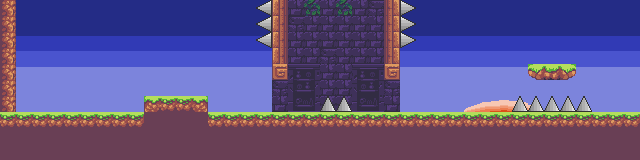

Below is a game level as drawn by its tile map, then a one-line description and the .tmx that defines it (tile-layer data replaced by summaries):
An orthogonal 40x10 tile map with 16x16 px tiles, 4 tile layers (backgroundLayer, collideLayer, foregroundLayer, spikeLayer), 4 tilesets and 3 objects (player).

<map version="1.0" tiledversion="1.1.6" orientation="orthogonal" renderorder="right-down" width="40" height="10" tilewidth="16" tileheight="16" infinite="0" nextobjectid="3">
 <tileset firstgid="1" name="landscape-tileset" tilewidth="16" tileheight="16" tilecount="165" columns="15">
  <properties>
   <property name="collides" type="bool" value="true" />
  </properties>
  <image source="landscape-tileset.png" width="240" height="176" />
  <tile id="0">
   <properties>
    <property name="collides" type="bool" value="true" />
   </properties>
  </tile>
  <tile id="1">
   <properties>
    <property name="collides" type="bool" value="true" />
   </properties>
   <objectgroup draworder="index">
    <object id="1" x="0" y="16">
     <properties>
      <property name="collides" type="bool" value="true" />
     </properties>
     <polygon points="0,0 0,-16 16,-16 16,0" />
    </object>
   </objectgroup>
  </tile>
  <tile id="2">
   <properties>
    <property name="collides" type="bool" value="true" />
   </properties>
  </tile>
  <tile id="15">
   <properties>
    <property name="collides" type="bool" value="true" />
   </properties>
  </tile>
  <tile id="16">
   <properties>
    <property name="collides" type="bool" value="false" />
   </properties>
  </tile>
  <tile id="17">
   <properties>
    <property name="collides" type="bool" value="true" />
   </properties>
  </tile>
  <tile id="30">
   <properties>
    <property name="collides" type="bool" value="true" />
   </properties>
  </tile>
  <tile id="31">
   <properties>
    <property name="collides" type="bool" value="true" />
   </properties>
  </tile>
  <tile id="32">
   <properties>
    <property name="collides" type="bool" value="true" />
   </properties>
  </tile>
  <tile id="36">
   <properties>
    <property name="collides" type="bool" value="true" />
   </properties>
  </tile>
  <tile id="41">
   <properties>
    <property name="collides" type="bool" value="true" />
   </properties>
  </tile>
  <tile id="42">
   <properties>
    <property name="collides" type="bool" value="true" />
   </properties>
  </tile>
  <tile id="43">
   <properties>
    <property name="collides" type="bool" value="true" />
   </properties>
  </tile>
  <tile id="68">
   <properties>
    <property name="collides" type="bool" value="true" />
   </properties>
  </tile>
  <tile id="69">
   <properties>
    <property name="collides" type="bool" value="true" />
   </properties>
  </tile>
  <tile id="70">
   <properties>
    <property name="collides" type="bool" value="true" />
   </properties>
  </tile>
  <tile id="83">
   <properties>
    <property name="collides" type="bool" value="true" />
   </properties>
  </tile>
  <tile id="85">
   <properties>
    <property name="collides" type="bool" value="true" />
   </properties>
  </tile>
  <tile id="98">
   <properties>
    <property name="collides" type="bool" value="true" />
   </properties>
  </tile>
  <tile id="99">
   <properties>
    <property name="collides" type="bool" value="true" />
   </properties>
  </tile>
  <tile id="100">
   <properties>
    <property name="collides" type="bool" value="true" />
   </properties>
  </tile>
 </tileset>
 <tileset firstgid="166" name="spike" tilewidth="16" tileheight="16" tilecount="1" columns="1">
  <image source="spike.png" width="16" height="16" />
  <tile id="0">
   <properties>
    <property name="collides" type="bool" value="true" />
   </properties>
   <objectgroup draworder="index">
    <object id="1" x="0" y="16">
     <properties>
      <property name="collides" type="bool" value="true" />
     </properties>
     <polygon points="0,0 7.81818,-15.9091 16,0" />
    </object>
   </objectgroup>
  </tile>
 </tileset>
 <tileset firstgid="167" name="flag" tilewidth="16" tileheight="16" tilecount="2" columns="1">
  <image source="flag.png" width="16" height="32" />
 </tileset>
 <tileset firstgid="169" name="skies" tilewidth="16" tileheight="16" tilecount="10" columns="2">
  <image source="skies.png" width="32" height="80" />
 </tileset>
 <layer name="backgroundLayer" width="40" height="10">
  <data>[400 cells, 269 non-empty, 19 distinct tile ids]</data>
 </layer>
 <layer name="collideLayer" width="40" height="10">
  <properties>
   <property name="collides" type="bool" value="true" />
  </properties>
  <data>[400 cells, 144 non-empty, 11 distinct tile ids]</data>
 </layer>
 <layer name="foregroundLayer" width="40" height="10">
  <data>[400 cells, 0 non-empty, 0 distinct tile ids]</data>
 </layer>
 <layer name="spikeLayer" width="40" height="10">
  <properties>
   <property name="collides" value="true" />
  </properties>
  <data>[400 cells, 13 non-empty, 1 distinct tile ids]</data>
 </layer>
 <objectgroup name="objectLayer">
  <object id="1" name="playerSpawn" type="player" x="35" y="88">
   <point />
  </object>
 </objectgroup>
</map>
